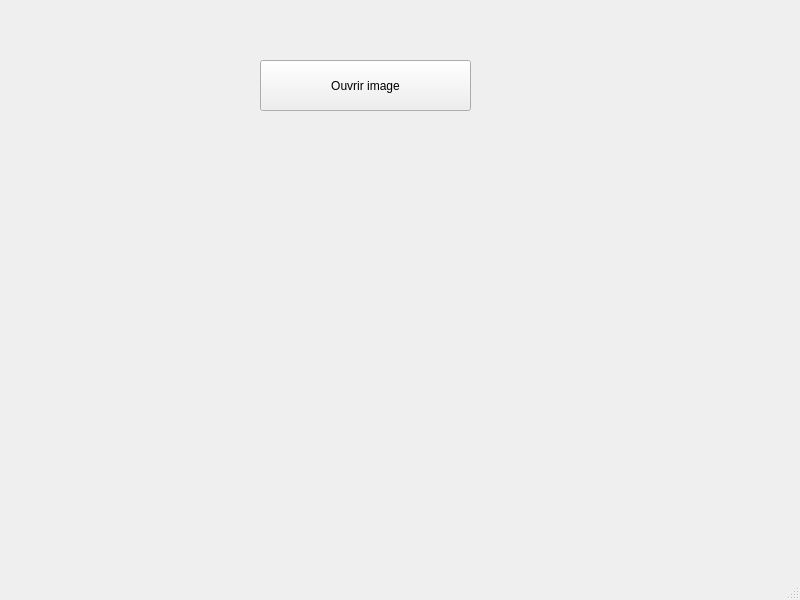
<?xml version="1.0" encoding="UTF-8"?>
<ui version="4.0">
 <class>MainWindow</class>
 <widget class="QMainWindow" name="MainWindow">
  <property name="geometry">
   <rect>
    <x>0</x>
    <y>0</y>
    <width>800</width>
    <height>600</height>
   </rect>
  </property>
  <property name="windowTitle">
   <string>MainWindow</string>
  </property>
  <widget class="QWidget" name="centralwidget">
   <widget class="QPushButton" name="pushButton">
    <property name="geometry">
     <rect>
      <x>260</x>
      <y>60</y>
      <width>211</width>
      <height>51</height>
     </rect>
    </property>
    <property name="text">
     <string>Ouvrir image</string>
    </property>
   </widget>
   <widget class="QLabel" name="label">
    <property name="geometry">
     <rect>
      <x>90</x>
      <y>170</y>
      <width>521</width>
      <height>281</height>
     </rect>
    </property>
    <property name="baseSize">
     <size>
      <width>500</width>
      <height>500</height>
     </size>
    </property>
    <property name="text">
     <string/>
    </property>
   </widget>
  </widget>
  <widget class="QMenuBar" name="menubar">
   <property name="geometry">
    <rect>
     <x>0</x>
     <y>0</y>
     <width>800</width>
     <height>22</height>
    </rect>
   </property>
  </widget>
  <widget class="QStatusBar" name="statusbar"/>
 </widget>
 <resources/>
 <connections/>
</ui>
